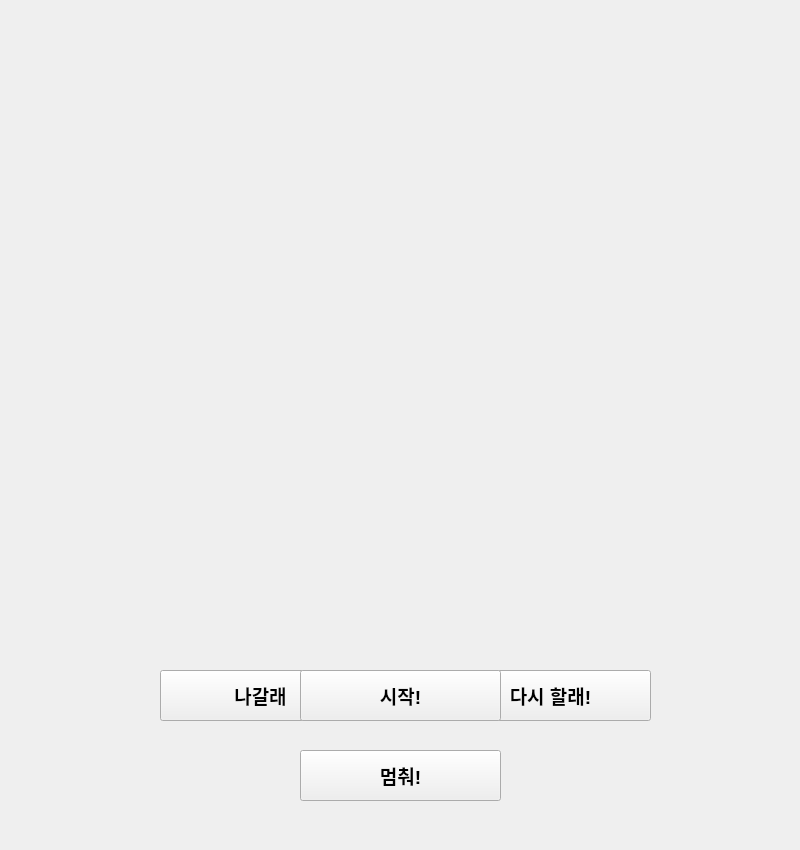
<?xml version="1.0" encoding="UTF-8"?>
<ui version="4.0">
 <class>roulette</class>
 <widget class="QWidget" name="roulette">
  <property name="geometry">
   <rect>
    <x>0</x>
    <y>0</y>
    <width>800</width>
    <height>850</height>
   </rect>
  </property>
  <property name="windowTitle">
   <string>Form</string>
  </property>
  <widget class="QPushButton" name="Stop">
   <property name="geometry">
    <rect>
     <x>300</x>
     <y>750</y>
     <width>201</width>
     <height>51</height>
    </rect>
   </property>
   <property name="font">
    <font>
     <pointsize>14</pointsize>
     <weight>75</weight>
     <bold>true</bold>
    </font>
   </property>
   <property name="text">
    <string>멈춰!</string>
   </property>
  </widget>
  <widget class="QLabel" name="label">
   <property name="geometry">
    <rect>
     <x>50</x>
     <y>40</y>
     <width>700</width>
     <height>700</height>
    </rect>
   </property>
   <property name="text">
    <string/>
   </property>
  </widget>
  <widget class="QLabel" name="image">
   <property name="geometry">
    <rect>
     <x>150</x>
     <y>50</y>
     <width>500</width>
     <height>500</height>
    </rect>
   </property>
   <property name="text">
    <string/>
   </property>
  </widget>
  <widget class="QLabel" name="image_text">
   <property name="geometry">
    <rect>
     <x>150</x>
     <y>570</y>
     <width>500</width>
     <height>91</height>
    </rect>
   </property>
   <property name="text">
    <string/>
   </property>
   <property name="alignment">
    <set>Qt::AlignCenter</set>
   </property>
  </widget>
  <widget class="QPushButton" name="Retry_Button">
   <property name="geometry">
    <rect>
     <x>450</x>
     <y>670</y>
     <width>201</width>
     <height>51</height>
    </rect>
   </property>
   <property name="font">
    <font>
     <pointsize>14</pointsize>
     <weight>75</weight>
     <bold>true</bold>
    </font>
   </property>
   <property name="text">
    <string>다시 할래!</string>
   </property>
  </widget>
  <widget class="QPushButton" name="Get_Out_Button">
   <property name="geometry">
    <rect>
     <x>160</x>
     <y>670</y>
     <width>201</width>
     <height>51</height>
    </rect>
   </property>
   <property name="font">
    <font>
     <pointsize>14</pointsize>
     <weight>75</weight>
     <bold>true</bold>
    </font>
   </property>
   <property name="text">
    <string>나갈래</string>
   </property>
  </widget>
  <widget class="QPushButton" name="ProgressButton">
   <property name="geometry">
    <rect>
     <x>300</x>
     <y>670</y>
     <width>201</width>
     <height>51</height>
    </rect>
   </property>
   <property name="font">
    <font>
     <pointsize>14</pointsize>
     <weight>75</weight>
     <bold>true</bold>
    </font>
   </property>
   <property name="text">
    <string>시작!</string>
   </property>
  </widget>
 </widget>
 <resources/>
 <connections/>
</ui>
